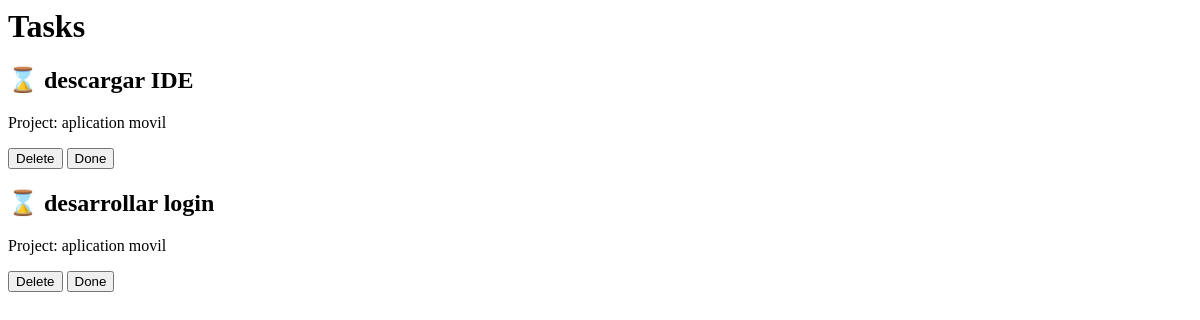
Page /tasks/ on the earlier database version.
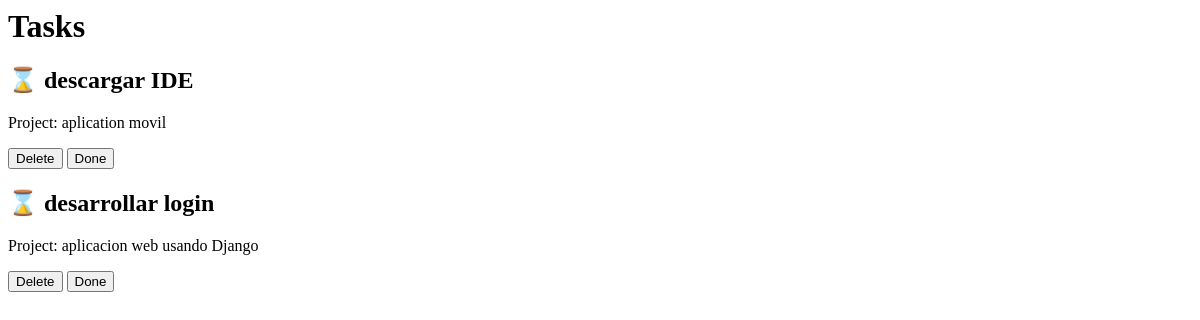
Same page on the later database version.
### myapp/models.py (models this page shows, shortened)
class Task(models.Model):
    title = models.CharField(max_length=200)
    description = models.TextField()
    project = models.ForeignKey(Project, on_delete=models.CASCADE)
    done = models.BooleanField(default=False)

class Project(models.Model):
    name = models.CharField(max_length=200)

### myapp/views.py (the view)
# urls.py: path('tasks/', views.tasks),
def tasks(request):
    tasks = Task.objects.all()
    return render(request, 'tasks.html', {
        'tasks': tasks
    })

### myapp/templates/tasks.html (shortened to what this page needs)
<h1>Tasks</h1>
{% for task in tasks %}
    <div>
        <h2> {% if task.done  == False %} ⌛ {% else %} ✅ {% endif %}  {{ task.title }} </h2>
        <p>Project: {{ task.project.name }}</p>
        <button>Delete</button>
        <button>Done</button>
    </div>
{% endfor %}

Differences in the rows shown:
changed Task "desarrollar login": project.name "aplication movil" → "aplicacion web usando Django"
